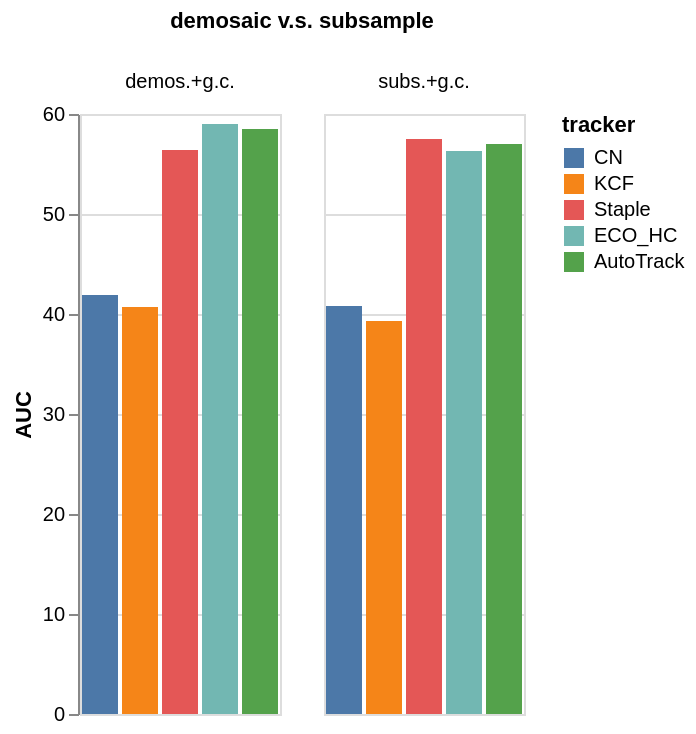

Write the Vega-Lite specification saved for this chart.
### Vega-Lite specification from a JSON file in a GitHub repository (floating-point values rounded to 4 significant figures)
{"$schema": "https://vega.github.io/schema/vega-lite/v5.json", "data": {"values": [{"stage": "demos.+g.c.", "tracker": "CN", "precision": 67.7, "AUC": 41.9}, {"stage": "demos.+g.c.", "tracker": "KCF", "precision": 67.8, "AUC": 40.7}, {"stage": "demos.+g.c.", "tracker": "Staple", "precision": 77.4, "AUC": 56.4}, {"stage": "demos.+g.c.", "tracker": "ECO_HC", "precision": 78.9, "AUC": 59.0}, {"stage": "demos.+g.c.", "tracker": "AutoTrack", "precision": 81.2, "AUC": 58.5}, {"stage": "subs.+g.c.", "tracker": "CN", "precision": 68.4, "AUC": 40.8}, {"stage": "subs.+g.c.", "tracker": "KCF", "precision": 64.2, "AUC": 39.3}, {"stage": "subs.+g.c.", "tracker": "Staple", "precision": 80.1, "AUC": 57.5}, {"stage": "subs.+g.c.", "tracker": "ECO_HC", "precision": 77.1, "AUC": 56.3}, {"stage": "subs.+g.c.", "tracker": "AutoTrack", "precision": 79.2, "AUC": 57.0}]}, "mark": "bar", "encoding": {"x": {"field": "tracker", "type": "nominal", "sort": ["CN", "KCF", "Staple", "ECO_HC", "AutoTrack"], "axis": null}, "y": {"field": "AUC", "type": "quantitative"}, "color": {"field": "tracker", "sort": ["CN", "KCF", "Staple", "ECO_HC", "AutoTrack"], "type": "nominal"}, "column": {"field": "stage", "sort": ["demos.+g.c.", "subs.+g.c."], "title": "demosaic v.s. subsample"}}}
